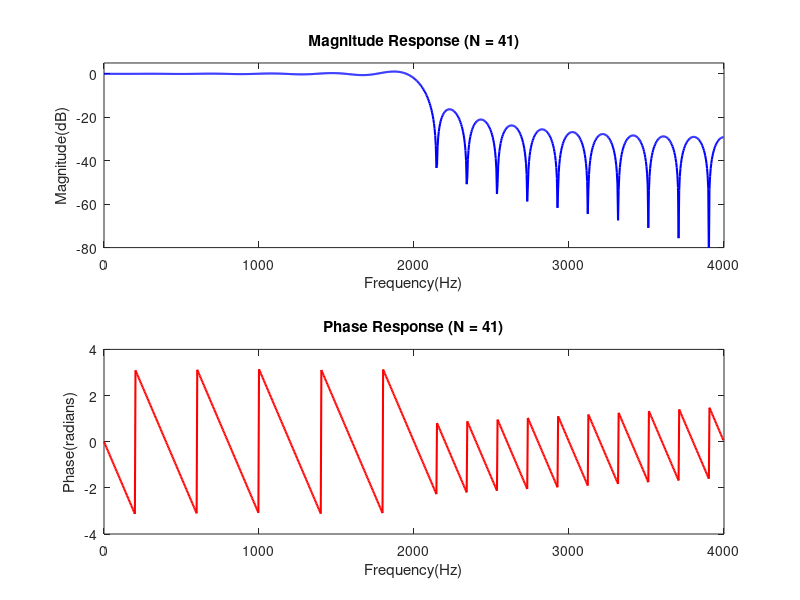

The MATLAB source for this figure:
clear;
% sampling frequency
fs = 8e3;
% cutoff frequency
fc = 2e3;
% filter length 
N=41;
% filter order
M = N-1;
% cutoff index in frequency domain
k_c = round((fc/fs)*M);

% initialize frequency response
H = zeros(1,N);
% passband (0 to fc)
H(1:k_c+1) = 1;
% symmetric passband for real response
H(N-k_c+1:N) = 1;

% compute IDFT to get time-domain filter coefficients, h[n]
h = real(ifft(H));

% shift for linear phase
h = fftshift(h);

% display filter coefficients
fprintf('FIR filter coefficients for N = %d: \n',N);
disp(h);

% frequency response
[Hf, w] = freqz(h,1,1024,fs);

% plot magnitude response
figure;
subplot(2,1,1);
plot(w,20*log10(abs(Hf)), 'b', 'LineWidth',1.5);
xlabel('Frequency(Hz)');
ylabel('Magnitude(dB)');
title(['Magnitude Response (N = ',num2str(N),')']);
ylim([-80 5])

% plot phase resonse
subplot(2,1,2);
plot(w,angle(Hf), 'r', 'LineWidth',1.5);
xlabel('Frequency(Hz)');
ylabel('Phase(radians)');
title(['Phase Response (N = ',num2str(N),')']);